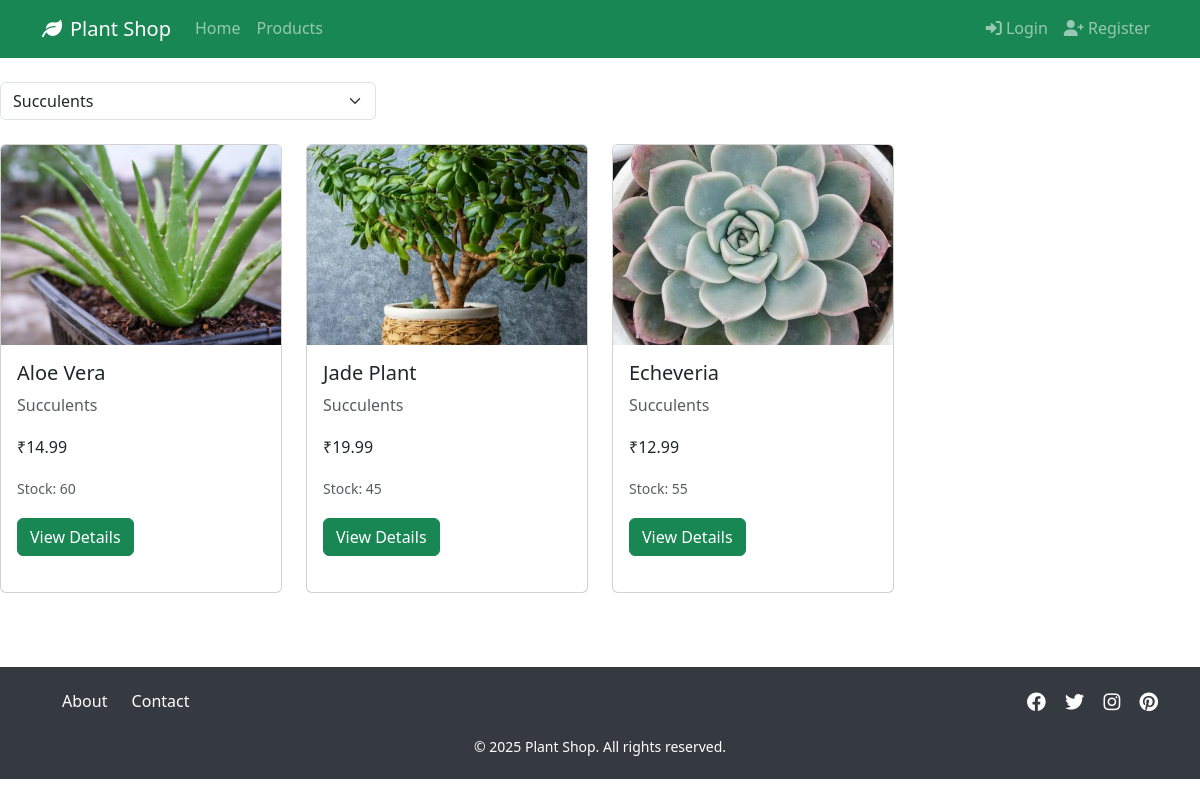
Screenshot of /products.php?category=3 with the database file from the repository.
### tables this page shows
CREATE TABLE products (
    id INT PRIMARY KEY AUTO_INCREMENT,
    category_id INT,
    name VARCHAR(100) NOT NULL,
    description TEXT,
    price DECIMAL(10,2) NOT NULL,
    stock INT NOT NULL,
    image_url VARCHAR(255),
    created_at TIMESTAMP DEFAULT CURRENT_TIMESTAMP,
    updated_at TIMESTAMP DEFAULT CURRENT_TIMESTAMP ON UPDATE CURRENT_TIMESTAMP,
    FOREIGN KEY (category_id) REFERENCES categories(id) ON DELETE SET NULL,
    INDEX idx_category (category_id),
    INDEX idx_name (name),
    INDEX idx_price (price),
    INDEX idx_stock (stock)
);

CREATE TABLE categories (
    id INT PRIMARY KEY AUTO_INCREMENT,
    name VARCHAR(50) NOT NULL,
    description TEXT,
    image_url VARCHAR(255),
    created_at TIMESTAMP DEFAULT CURRENT_TIMESTAMP,
    INDEX idx_name (name)
);

### products.php (the view, shortened to what this page needs)
<?php
require_once 'includes/header.php';
$category_id = isset($_GET['category']) ? (int)$_GET['category'] : 0;
$query = "SELECT p.*, c.name as category_name
          FROM products p
          LEFT JOIN categories c ON p.category_id = c.id
          WHERE p.stock > 0";
if ($category_id > 0) {
    $query .= " AND p.category_id = $category_id";
}
$query .= " ORDER BY p.created_at DESC";
$result = $conn->query($query);
$categories_query = "SELECT * FROM categories";
$categories_result = $conn->query($categories_query);
?>
<div class="row mb-4">
    <div class="col-md-4">
        <form method="GET" class="d-flex">
            <select name="category" class="form-select me-2" onchange="this.form.submit()">
                <?php while($category = $categories_result->fetch_assoc()): ?>
                    <option value="<?php echo $category['id']; ?>" <?php echo $category_id == $category['id'] ? 'selected' : ''; ?>>
                        <?php echo $category['name']; ?>
                    </option>
                <?php endwhile; ?>
            </select>
        </form>
    </div>
</div>
<div class="row">
    <?php if ($result->num_rows > 0): ?>
        <?php while($product = $result->fetch_assoc()): ?>
            <div class="col-md-3 mb-4">
                <div class="card product-card h-100">
                    <img src="assets/images/products/<?php echo $product['image']; ?>"
                         class="card-img-top product-image"
                         alt="<?php echo $product['name']; ?>">
                    <div class="card-body">
                        <h5 class="card-title"><?php echo $product['name']; ?></h5>
                        <p class="card-text text-muted"><?php echo $product['category_name']; ?></p>
                        <p class="card-text">₹<?php echo number_format($product['price'], 2); ?></p>
                        <p class="card-text"><small class="text-muted">Stock: <?php echo $product['stock']; ?></small></p>
                        <a href="product.php?id=<?php echo $product['id']; ?>"
                           class="btn btn-success">View Details</a>
                    </div>
                </div>
            </div>
        <?php endwhile; ?>
    <?php endif; ?>
</div>
<?php require_once 'includes/footer.php'; ?>

### assets/css/style.css (style rules this page uses)
body { font-family: 'Segoe UI', Tahoma, Geneva, Verdana, sans-serif; line-height: 1.6; }
.product-card { transition: transform 0.3s ease; margin-bottom: 20px; }
.product-image { height: 200px; object-fit: cover; }

### assets/css/animations.css (style rules this page uses)
.product-card { transition: transform 0.3s ease, box-shadow 0.3s ease; }
.btn { transition: all 0.3s ease; position: relative; overflow: hidden; }
.product-image { transition: transform 0.5s ease; }
html { scroll-behavior: smooth; }

### rows the page displays
products: image (picture), name "Aloe Vera", category.name "Succulents", price "14.99", stock "60"
products: image (picture), name "Jade Plant", category.name "Succulents", price "19.99", stock "45"
products: image (picture), name "Echeveria", category.name "Succulents", price "12.99", stock "55"

### other values shown
form field category "Succulents"
